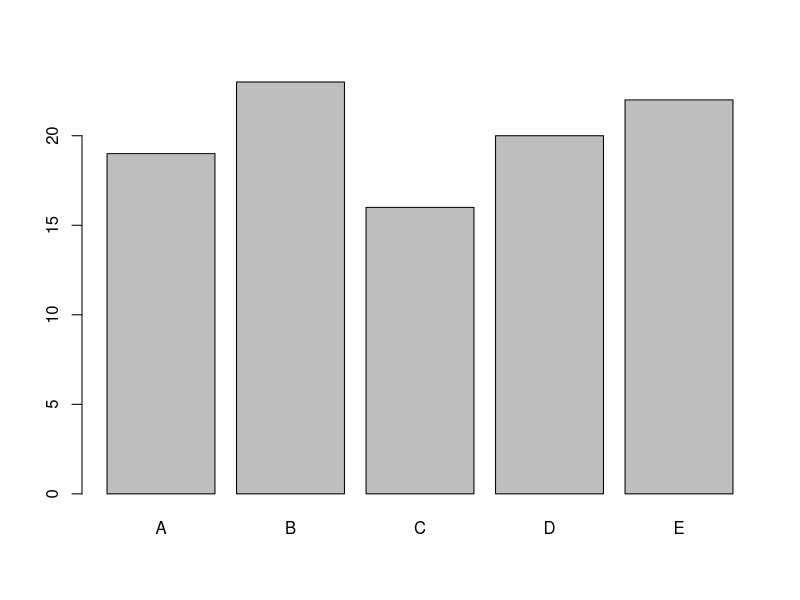
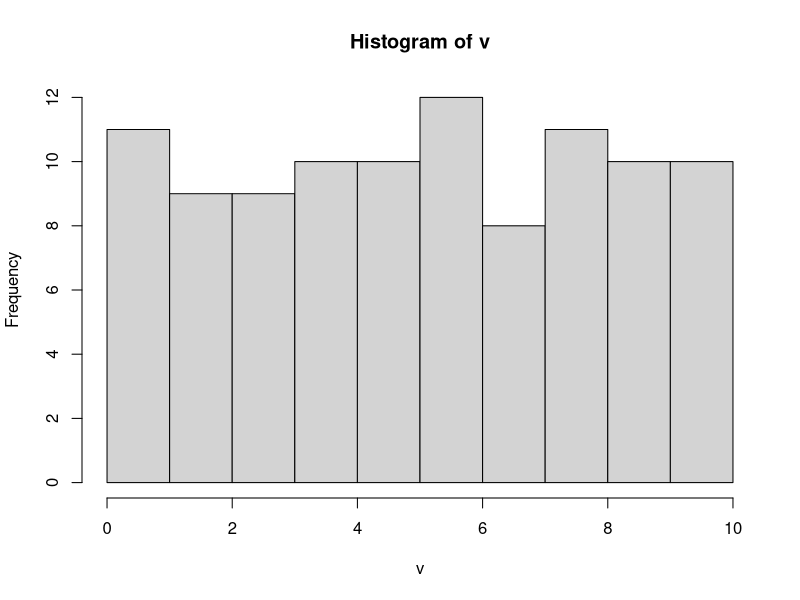

Write R code to recreate these figures, in order.
## ---- chunk 1
#| message: false
library(tidyverse)
## ---- chunk 2
set.seed(14)
## ---- chunk 3
greeting <- function(time) {
  time <- hm(time) 
  time_limit <- hm("11:59")
  if (time < time_limit) {
    message("Bom dia !")
  } 
}
## ---- chunk 4
greeting("8:13")
## ---- chunk 5
greeting("14:25")
## ---- chunk 6
greeting <- function(time) {
  time <- hm(time) 
  time_limit <- hm("11:59")
  if (time < time_limit) {
    message("Bom dia !")
  } else {
    message("Boa tarde !")
  }
}
## ---- chunk 7
greeting("8:13")
## ---- chunk 8
greeting("14:25")
## ---- chunk 9
greeting <- function(time) {
  time <- hm(time) 
  time_limit1 <- hm("11:59")
  time_limit2 <- hm("17:59")
  if (time < time_limit1) {
    message("Bom dia !")
  } else if (time < time_limit2) {
    message("Boa tarde !")
  } else {
    message("Boa noite !")
  }
}
## ---- chunk 10
greeting("8:13")
## ---- chunk 11
greeting("14:25")
## ---- chunk 12
greeting("20:17")
## ---- chunk 13
greeting_wrong <- function(time) {
  time <- hm(time) 
  time_limit1 <- hm("11:59")
  time_limit2 <- hm("17:59")
  if (time < time_limit2) {
    message("Boa tarde !")
  } else if (time < time_limit1) {
    message("Bom dia !")
  } else {
    message("Boa noite !")
  }
}
## ---- chunk 14
greeting_wrong("8:13")
## ---- chunk 15
greeting <- function(time) {
  if (hm(time)  < hm("11:59")) {
    message("Bom dia !")
  } else if (hm(time)  < hm("17:59")) {
    message("Boa tarde !")
  } else {
    message("Boa noite !")
  }
}
## ---- chunk 16
mean_diam <- function(circ, na_act = TRUE, digits = NULL) {
    diam <- circ / (pi * 100) # Calculate diameters in m
    mean_diam <- mean(diam, na.rm = na_act) # Calculate the mean 
  # Round the diameter only if a value is provided for digits
    if(!(is.null(digits))) {
      mean_diam <- round(mean_diam, digits = digits)
    }
    return(mean_diam) # Return the mean diameter
}
## ---- chunk 17
new_circ <- runif(n = 35, min = 30, max = 250)
mean_diam(new_circ)
## ---- chunk 18
mean_diam(new_circ, digits = 3)
## ---- chunk 19
graph_var <- function(v) { # v: a vector
    if (is.character(v)) {
        barplot(table(v))
    } else if (is.numeric(v)) {
        hist(v)
    } else {
        message("The type of v is not supported by the function")
    }
}
## ---- chunk 20
v_char <- sample(LETTERS[1:5], 100, 
                 replace = TRUE)
graph_var(v_char)
## ---- chunk 21
v_num <- runif(100, min=0, max=10)
graph_var(v_num)
## ---- chunk 22
vec_logical <- sample(c(TRUE, FALSE), 100, replace = TRUE)
graph_var(vec_logical)
## ---- chunk 23
tricky_decision <- function(cool_people, good_music) { # booleans
  if(cool_people && good_music) {
    message("Go!") 
  } else if (cool_people || good_music) {
    message("Maybe...")
  } else {
    message("No way!")
  }
}
## ---- chunk 24
tricky_decision(cool_people = TRUE, good_music = TRUE)
## ---- chunk 25
tricky_decision(cool_people = TRUE, good_music = FALSE)
## ---- chunk 26
tricky_decision(cool_people = FALSE, good_music = TRUE)
## ---- chunk 27
tricky_decision(cool_people = FALSE, good_music = FALSE)
